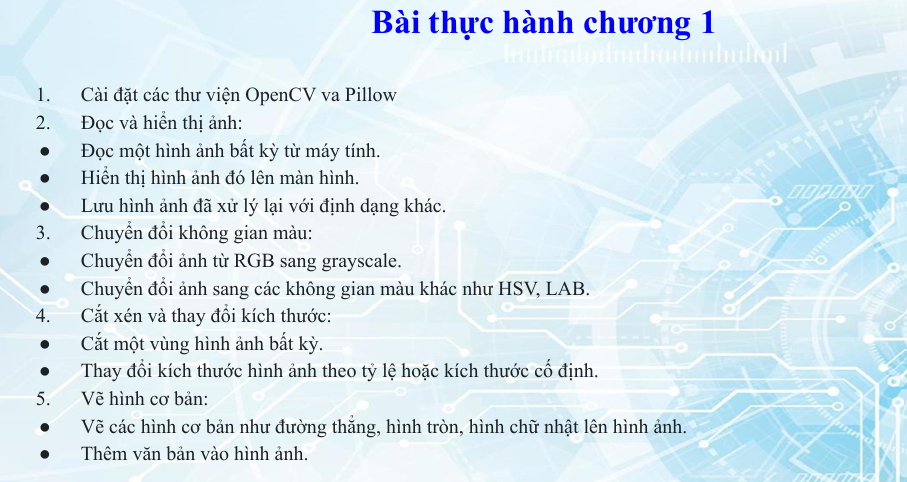
#> input picture Solutions/Lab 1/Exercise 5/5.2/Requirements-lab1.png, 907 x 482 px, found by its file name
$ jupyter execute draw_shape.ipynb
#> lines starting #> are read from the running program, lines starting #| are printed output that depends on the picture
[cell 1]
#vẽ các hình cơ bản lên ảnh
import cv2
import sys
import matplotlib.pyplot as plt

[cell 2]
# Đọc ảnh từ đường dẫn chỉ định (ảnh được đọc theo không gian màu BGR)
img = cv2.imread('D:\\UTH-CVIP-assignments\\Solutions\\Lab 1\\Excercise 5\\Requirements-lab1.png')
#> img is the input picture: shape (482, 907, 3); mean B, G, R 240.8, 233, 216.8

# Kiểm tra xem ảnh có được đọc thành công hay không
# Nếu đường dẫn sai hoặc OpenCV không đọc được ảnh thì img sẽ bằng None
if img is None:
    print("Lỗi: Không tìm thấy ảnh! Hãy kiểm tra lại đường dẫn.")
    sys.exit(1)  # Dừng chương trình với mã lỗi

# Lưu bản sao gốc của ảnh để so sánh sau này
img_original = img.copy()

[cell 3]
'''
Vẽ một đoạn thẳng lên ảnh.
 - img       : ảnh nền để vẽ
 - pt1       : điểm bắt đầu của đường thẳng (x, y)
 - pt2       : điểm kết thúc của đường thẳng (x, y)
 - color     : màu vẽ theo hệ BGR
 - thickness : độ dày đường vẽ (pixel)
 - lineType  : kiểu đường vẽ (mặc định cv2.LINE_8)
 - shift     : số bit dịch tọa độ (thường để 0)
'''
img = img_original.copy()
cv2.line(img, (0, 0), (200, 321), (255, 0, 0), 5)
cv2.line(img, (100, 0), (400, 321), (0, 255, 0), 10)
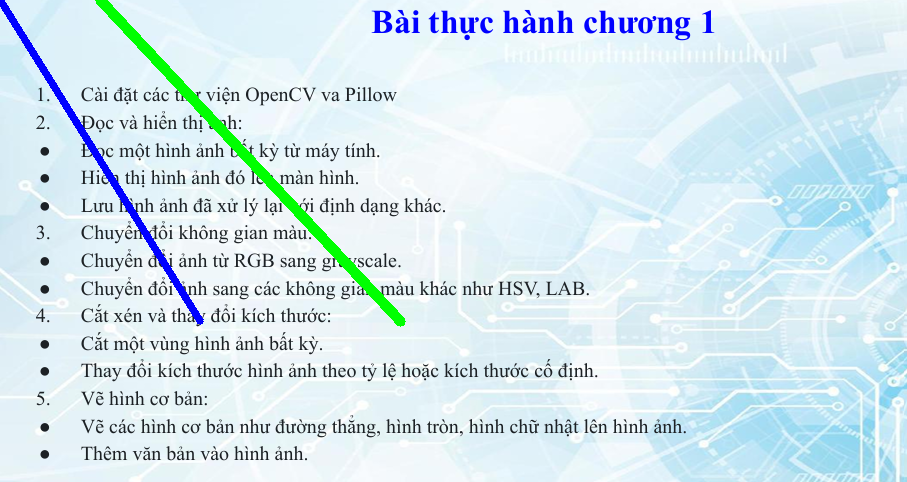
#> img: shape (482, 907, 3); mean B, G, R 238.5, 231.9, 213.2
# Hiển thị kết quả tạm thời
plt.imshow(cv2.cvtColor(img, cv2.COLOR_BGR2RGB))
cv2.imwrite('D:\\UTH-CVIP-assignments\\Solutions\\Lab 1\\Excercise 5\\Exercise 5\\result_line.png', img)
plt.title("Draw line")
plt.axis("off")
plt.show()

[cell 4]
'''
Vẽ hình chữ nhật
- img       : ảnh nền
- pt1       : tọa độ góc trên bên trái
- pt2       : tọa độ góc dưới bên phải
- color     : màu vẽ (BGR)
- thickness : độ dày viền
              + thickness > 0 : vẽ viền
              + thickness = -1: tô kín hình chữ nhật
- lineType  : kiểu đường viền
- shift     : số bit dịch tọa độ
'''
img = img_original.copy()
# cv2.rectangle(img, (324, 420), (510, 128), (0, 255, 0), 3)
img_rectangle = cv2.rectangle(img, (324, 420), (510, 128), (0, 255, 0), 3)
img_rectangle = cv2.rectangle(img, (230, 300), (100, 100), (0, 0, 255), -1)
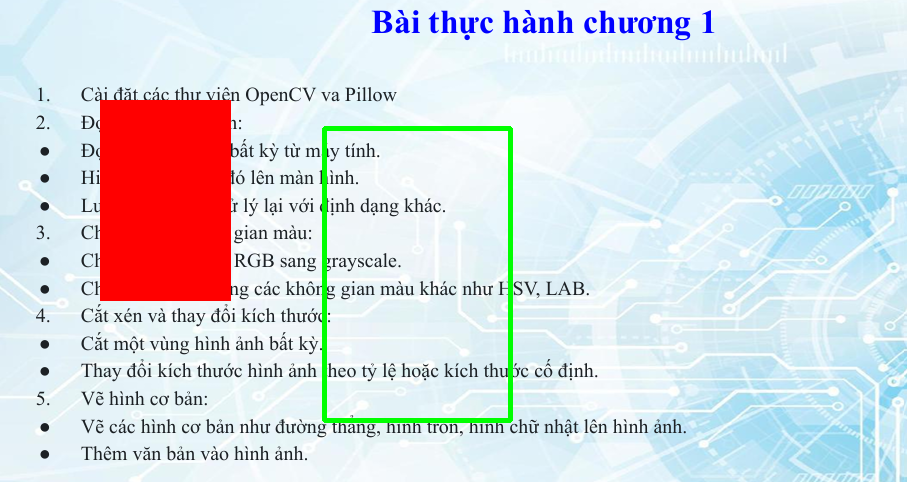
#> img_rectangle: shape (482, 907, 3); mean B, G, R 224.7, 220, 217.2
# Hiển thị kết quả tạm thời
plt.imshow(cv2.cvtColor(img_rectangle, cv2.COLOR_BGR2RGB))
cv2.imwrite('D:\\UTH-CVIP-assignments\\Solutions\\Lab 1\\Excercise 5\\result_rectangle.png', img_rectangle)
plt.title("Draw rectangle")
plt.axis("off")
plt.show()

[cell 5]
'''Vẽ hình eclip
- img        : ảnh nền
- center     : tọa độ tâm elip
- axes       : độ dài hai bán trục (trục lớn, trục nhỏ)
- angle      : góc xoay của elip (độ)
- startAngle : góc bắt đầu của cung elip
- endAngle   : góc kết thúc của cung elip
- color      : màu vẽ (BGR hoặc giá trị xám)
- thickness  : độ dày đường vẽ
               + thickness = -1: tô kín elip
'''
img = img_original.copy()
cv2.ellipse(img, (320, 256), (100, 50), 0, 0, 240, 255, -1)
cv2.ellipse(img, (420, 356), (150, 75), 45, 0, 360, (0, 255, 0), 4)
# Hiển thị kết quả tạm thời
plt.imshow(cv2.cvtColor(img, cv2.COLOR_BGR2RGB))
cv2.imwrite('D:\\UTH-CVIP-assignments\\Solutions\\Lab 1\\Excercise 5\\result_ellipse.png', img)
plt.title("Draw ellipse")
plt.axis("off")
plt.show()

[cell 6]
'''Vẽ hình tròn
- img       : ảnh nền
- center    : tọa độ tâm hình tròn (x, y)
- radius    : bán kính hình tròn
- color     : màu vẽ (BGR)
- thickness : độ dày viền
              + thickness = -1: tô kín hình tròn
- lineType  : kiểu đường
- shift     : số bit dịch tọa độ
'''
img = img_original.copy()
cv2.circle(img, (400, 100), 50, (255, 0, 0), 3)
cv2.circle(img, (150, 400), 75, (0, 0, 255), -1)
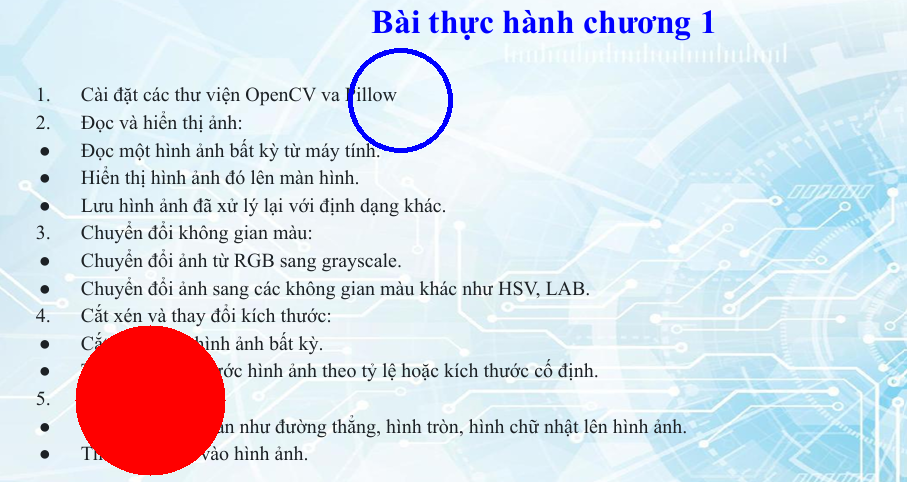
#> img: shape (482, 907, 3); mean B, G, R 231.7, 223.2, 217.8
# Hiển thị kết quả tạm thời
plt.imshow(cv2.cvtColor(img, cv2.COLOR_BGR2RGB))
cv2.imwrite('D:\\UTH-CVIP-assignments\\Solutions\\Lab 1\\Excercise 5\\result_circle.png', img)
plt.title("Draw circle")
plt.axis("off")
plt.show()
